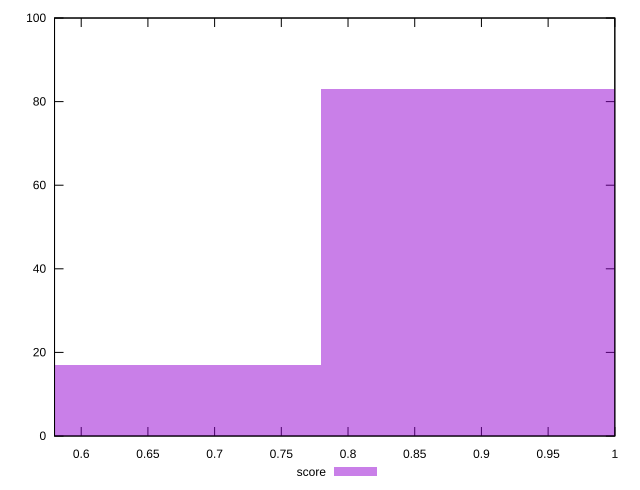

Write the gnuplot code that produced this figure.
reset

$score <<EOF
0.6683004002717415 17
0.891067200362322 83
EOF

set key outside below
set boxwidth 0.2227668000905805
set xrange [0.58:1]
set yrange [0:100]
set trange [0:100]
set style fill transparent solid 0.5 noborder
set terminal svg size 640, 490 enhanced background rgb 'white'
set output "report_00017_2021-02-10T15-08-03.406Z/uses-http2/samples/pages+cached+noadtech/score/histogram.svg"

plot $score title "score" with boxes

reset
